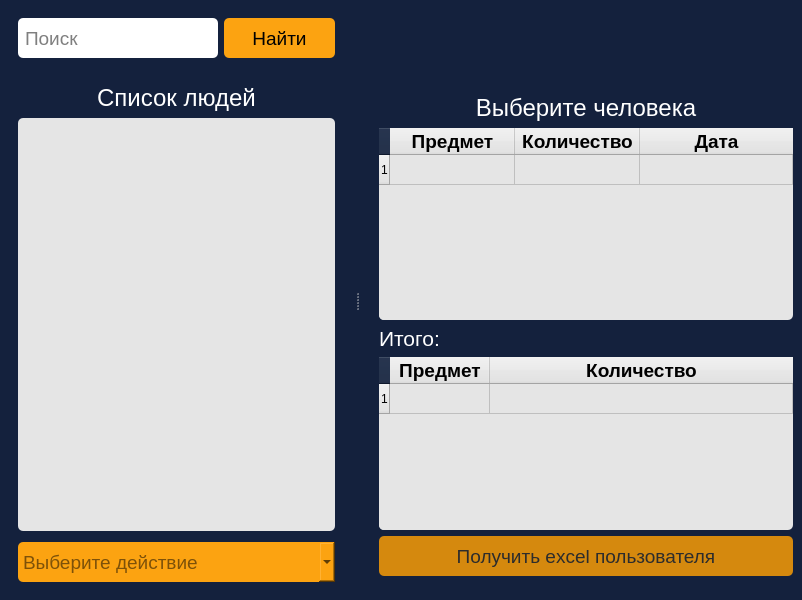
<?xml version="1.0" encoding="UTF-8"?>
<ui version="4.0">
 <class>MainWindow</class>
 <widget class="QMainWindow" name="MainWindow">
  <property name="geometry">
   <rect>
    <x>0</x>
    <y>0</y>
    <width>802</width>
    <height>600</height>
   </rect>
  </property>
  <property name="windowTitle">
   <string>Учет</string>
  </property>
  <property name="styleSheet">
   <string notr="true">background-color: #14213D;</string>
  </property>
  <widget class="QWidget" name="centralwidget">
   <layout class="QVBoxLayout" name="verticalLayout_7">
    <item>
     <widget class="QSplitter" name="splitter">
      <property name="orientation">
       <enum>Qt::Orientation::Horizontal</enum>
      </property>
      <widget class="QFrame" name="frame">
       <layout class="QVBoxLayout" name="verticalLayout_5">
        <property name="rightMargin">
         <number>20</number>
        </property>
        <item>
         <layout class="QGridLayout" name="gridLayout">
          <item row="1" column="0">
           <layout class="QVBoxLayout" name="verticalLayout">
            <property name="topMargin">
             <number>20</number>
            </property>
            <property name="bottomMargin">
             <number>5</number>
            </property>
            <item>
             <widget class="QLabel" name="label">
              <property name="sizePolicy">
               <sizepolicy hsizetype="Minimum" vsizetype="Minimum">
                <horstretch>0</horstretch>
                <verstretch>0</verstretch>
               </sizepolicy>
              </property>
              <property name="font">
               <font>
                <family>Arial</family>
                <pointsize>18</pointsize>
               </font>
              </property>
              <property name="styleSheet">
               <string notr="true">color: #FFFFFF;</string>
              </property>
              <property name="locale">
               <locale language="Russian" country="Russia"/>
              </property>
              <property name="text">
               <string>Список людей</string>
              </property>
              <property name="alignment">
               <set>Qt::AlignmentFlag::AlignCenter</set>
              </property>
              <property name="wordWrap">
               <bool>true</bool>
              </property>
             </widget>
            </item>
            <item>
             <widget class="QListWidget" name="users_list">
              <property name="font">
               <font>
                <family>Arial</family>
                <pointsize>18</pointsize>
               </font>
              </property>
              <property name="styleSheet">
               <string notr="true">background-color: #E5E5E5;
color: black;
border-radius: 5px;
padding-top: 10px;</string>
              </property>
              <property name="frameShadow">
               <enum>QFrame::Shadow::Plain</enum>
              </property>
              <property name="lineWidth">
               <number>1</number>
              </property>
              <property name="midLineWidth">
               <number>0</number>
              </property>
              <property name="spacing">
               <number>5</number>
              </property>
              <property name="gridSize">
               <size>
                <width>0</width>
                <height>30</height>
               </size>
              </property>
              <property name="modelColumn">
               <number>0</number>
              </property>
              <property name="uniformItemSizes">
               <bool>false</bool>
              </property>
              <property name="wordWrap">
               <bool>false</bool>
              </property>
              <property name="itemAlignment">
               <set>Qt::AlignmentFlag::AlignCenter|Qt::AlignmentFlag::AlignHCenter|Qt::AlignmentFlag::AlignLeading|Qt::AlignmentFlag::AlignLeft|Qt::AlignmentFlag::AlignVCenter</set>
              </property>
             </widget>
            </item>
           </layout>
          </item>
          <item row="0" column="0">
           <layout class="QHBoxLayout" name="horizontalLayout">
            <item>
             <widget class="QLineEdit" name="input_search">
              <property name="sizePolicy">
               <sizepolicy hsizetype="Minimum" vsizetype="Fixed">
                <horstretch>0</horstretch>
                <verstretch>0</verstretch>
               </sizepolicy>
              </property>
              <property name="minimumSize">
               <size>
                <width>200</width>
                <height>40</height>
               </size>
              </property>
              <property name="font">
               <font>
                <family>Arial</family>
                <pointsize>14</pointsize>
               </font>
              </property>
              <property name="autoFillBackground">
               <bool>false</bool>
              </property>
              <property name="styleSheet">
               <string notr="true">background-color: #FFFFFF;
color: black;
border-radius: 5px;
padding-left: 5px;</string>
              </property>
              <property name="locale">
               <locale language="Russian" country="Russia"/>
              </property>
              <property name="placeholderText">
               <string>Поиск</string>
              </property>
             </widget>
            </item>
            <item>
             <widget class="QPushButton" name="btn_search">
              <property name="enabled">
               <bool>true</bool>
              </property>
              <property name="sizePolicy">
               <sizepolicy hsizetype="Minimum" vsizetype="Fixed">
                <horstretch>0</horstretch>
                <verstretch>0</verstretch>
               </sizepolicy>
              </property>
              <property name="minimumSize">
               <size>
                <width>100</width>
                <height>40</height>
               </size>
              </property>
              <property name="maximumSize">
               <size>
                <width>250</width>
                <height>16777215</height>
               </size>
              </property>
              <property name="font">
               <font>
                <family>Arial</family>
                <pointsize>14</pointsize>
               </font>
              </property>
              <property name="cursor">
               <cursorShape>PointingHandCursor</cursorShape>
              </property>
              <property name="styleSheet">
               <string notr="true">background-color: #FCA311;
border-radius: 5px;
color: black;</string>
              </property>
              <property name="text">
               <string>Найти</string>
              </property>
             </widget>
            </item>
           </layout>
          </item>
         </layout>
        </item>
        <item>
         <widget class="QComboBox" name="combo_box_users_list">
          <property name="sizePolicy">
           <sizepolicy hsizetype="Preferred" vsizetype="Fixed">
            <horstretch>0</horstretch>
            <verstretch>0</verstretch>
           </sizepolicy>
          </property>
          <property name="minimumSize">
           <size>
            <width>250</width>
            <height>40</height>
           </size>
          </property>
          <property name="maximumSize">
           <size>
            <width>16777215</width>
            <height>16777215</height>
           </size>
          </property>
          <property name="font">
           <font>
            <family>Arial</family>
            <pointsize>14</pointsize>
           </font>
          </property>
          <property name="cursor">
           <cursorShape>PointingHandCursor</cursorShape>
          </property>
          <property name="styleSheet">
           <string notr="true">background-color: #FCA311;
color: black;
border-radius: 5px;
min-height: 40px;
min-width: 250px;
text-align: center;</string>
          </property>
          <property name="currentText">
           <string/>
          </property>
          <property name="placeholderText">
           <string>Выберите действие</string>
          </property>
          <item>
           <property name="text">
            <string>Выберите действие</string>
           </property>
          </item>
          <item>
           <property name="text">
            <string>Добавить через Excel</string>
           </property>
          </item>
          <item>
           <property name="text">
            <string>Получить Excel</string>
           </property>
          </item>
         </widget>
        </item>
       </layout>
      </widget>
      <widget class="QWidget" name="layoutWidget">
       <layout class="QVBoxLayout" name="verticalLayout_6">
        <property name="leftMargin">
         <number>20</number>
        </property>
        <property name="topMargin">
         <number>85</number>
        </property>
        <item>
         <layout class="QVBoxLayout" name="verticalLayout_4">
          <item>
           <layout class="QVBoxLayout" name="verticalLayout_2">
            <item>
             <widget class="QLabel" name="label_selected_user">
              <property name="sizePolicy">
               <sizepolicy hsizetype="Expanding" vsizetype="Fixed">
                <horstretch>0</horstretch>
                <verstretch>0</verstretch>
               </sizepolicy>
              </property>
              <property name="font">
               <font>
                <family>Arial</family>
                <pointsize>18</pointsize>
               </font>
              </property>
              <property name="styleSheet">
               <string notr="true">color: #FFFFFF;</string>
              </property>
              <property name="text">
               <string>Выберите человека</string>
              </property>
              <property name="alignment">
               <set>Qt::AlignmentFlag::AlignCenter</set>
              </property>
             </widget>
            </item>
            <item>
             <widget class="QTableWidget" name="table_widget_info_selected_user">
              <property name="sizePolicy">
               <sizepolicy hsizetype="Expanding" vsizetype="Expanding">
                <horstretch>0</horstretch>
                <verstretch>0</verstretch>
               </sizepolicy>
              </property>
              <property name="minimumSize">
               <size>
                <width>400</width>
                <height>0</height>
               </size>
              </property>
              <property name="font">
               <font>
                <family>Arial</family>
                <pointsize>14</pointsize>
               </font>
              </property>
              <property name="styleSheet">
               <string notr="true">background-color: #E5E5E5;
border-radius: 5px;
color: black;</string>
              </property>
              <attribute name="horizontalHeaderDefaultSectionSize">
               <number>125</number>
              </attribute>
              <attribute name="horizontalHeaderShowSortIndicator" stdset="0">
               <bool>true</bool>
              </attribute>
              <attribute name="horizontalHeaderStretchLastSection">
               <bool>true</bool>
              </attribute>
              <row/>
              <column>
               <property name="text">
                <string>Предмет</string>
               </property>
               <property name="font">
                <font>
                 <family>Arial</family>
                 <pointsize>14</pointsize>
                 <bold>true</bold>
                </font>
               </property>
              </column>
              <column>
               <property name="text">
                <string>Количество</string>
               </property>
               <property name="font">
                <font>
                 <family>Arial</family>
                 <pointsize>14</pointsize>
                 <bold>true</bold>
                </font>
               </property>
              </column>
              <column>
               <property name="text">
                <string>Дата</string>
               </property>
               <property name="font">
                <font>
                 <family>Arial</family>
                 <pointsize>14</pointsize>
                 <bold>true</bold>
                </font>
               </property>
              </column>
             </widget>
            </item>
           </layout>
          </item>
          <item>
           <layout class="QVBoxLayout" name="verticalLayout_3">
            <item>
             <widget class="QLabel" name="label_3">
              <property name="font">
               <font>
                <family>Arial</family>
                <pointsize>16</pointsize>
               </font>
              </property>
              <property name="styleSheet">
               <string notr="true">color: #FFFFFF;</string>
              </property>
              <property name="text">
               <string>Итого:</string>
              </property>
             </widget>
            </item>
            <item>
             <widget class="QTableWidget" name="table_widget_total_selected_user">
              <property name="font">
               <font>
                <family>Arial</family>
                <pointsize>14</pointsize>
               </font>
              </property>
              <property name="autoFillBackground">
               <bool>false</bool>
              </property>
              <property name="styleSheet">
               <string notr="true">background-color: #E5E5E5;
border-radius: 5px;
color: black;</string>
              </property>
              <property name="sizeAdjustPolicy">
               <enum>QAbstractScrollArea::SizeAdjustPolicy::AdjustToContents</enum>
              </property>
              <attribute name="horizontalHeaderCascadingSectionResizes">
               <bool>false</bool>
              </attribute>
              <attribute name="horizontalHeaderHighlightSections">
               <bool>true</bool>
              </attribute>
              <attribute name="horizontalHeaderShowSortIndicator" stdset="0">
               <bool>true</bool>
              </attribute>
              <attribute name="horizontalHeaderStretchLastSection">
               <bool>true</bool>
              </attribute>
              <row/>
              <column>
               <property name="text">
                <string>Предмет</string>
               </property>
               <property name="font">
                <font>
                 <family>Arial</family>
                 <pointsize>14</pointsize>
                 <bold>true</bold>
                </font>
               </property>
              </column>
              <column>
               <property name="text">
                <string>Количество</string>
               </property>
               <property name="font">
                <font>
                 <family>Arial</family>
                 <pointsize>14</pointsize>
                 <bold>true</bold>
                </font>
               </property>
              </column>
             </widget>
            </item>
           </layout>
          </item>
         </layout>
        </item>
        <item>
         <widget class="QPushButton" name="btn_get_excel_selected_user">
          <property name="enabled">
           <bool>false</bool>
          </property>
          <property name="minimumSize">
           <size>
            <width>250</width>
            <height>55</height>
           </size>
          </property>
          <property name="maximumSize">
           <size>
            <width>16777215</width>
            <height>16777215</height>
           </size>
          </property>
          <property name="font">
           <font>
            <family>Arial</family>
            <pointsize>14</pointsize>
           </font>
          </property>
          <property name="cursor">
           <cursorShape>PointingHandCursor</cursorShape>
          </property>
          <property name="styleSheet">
           <string notr="true">QPushButton{
	background-color: #FCA311;
	color: black;
	border-radius: 5px;
	min-height: 40px;
	min-width: 250px;
	text-align: center;
	margin-bottom: 15px;
}
QPushButton:disabled{
	background-color: rgb(213, 137, 14);
	color: rgb(44, 44, 44);
}
</string>
          </property>
          <property name="text">
           <string>Получить excel пользователя</string>
          </property>
         </widget>
        </item>
       </layout>
      </widget>
     </widget>
    </item>
   </layout>
  </widget>
  <widget class="QMenuBar" name="menubar">
   <property name="geometry">
    <rect>
     <x>0</x>
     <y>0</y>
     <width>802</width>
     <height>22</height>
    </rect>
   </property>
  </widget>
 </widget>
 <resources/>
 <connections/>
</ui>
